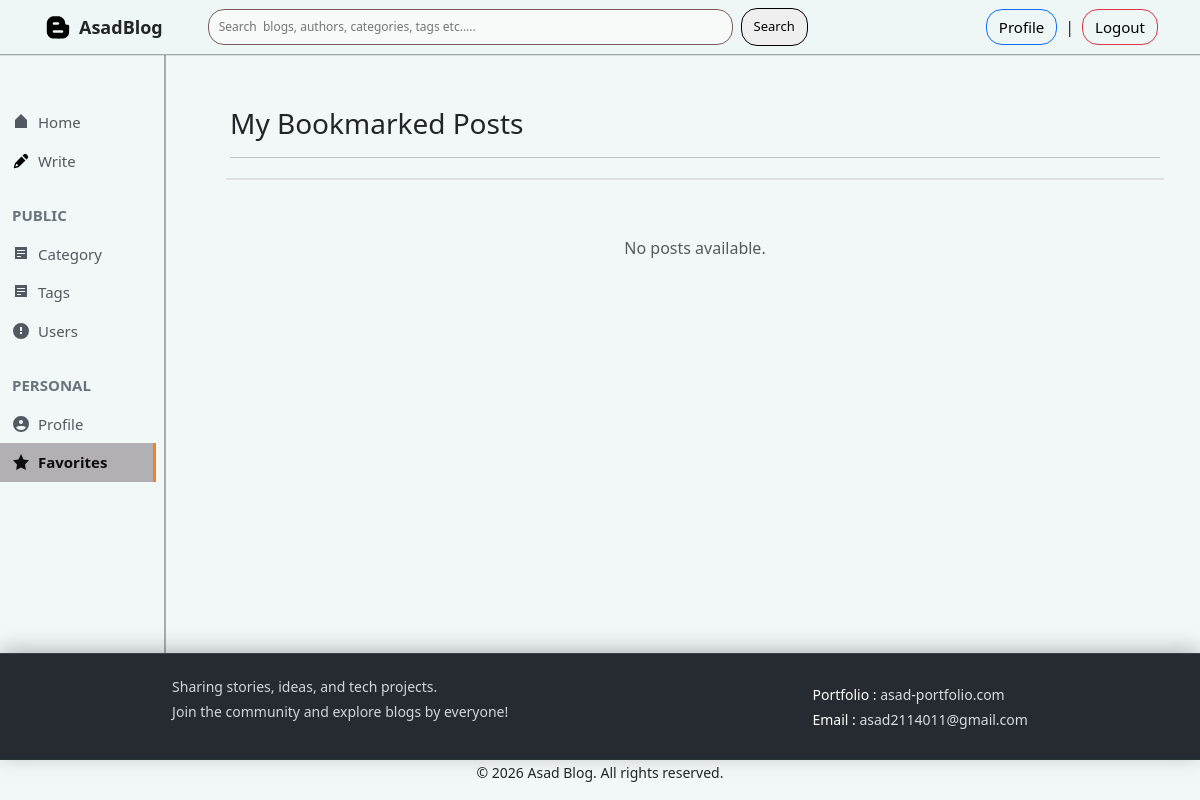
/favourite_posts/ (signed in), run on an earlier commit of the app's database.
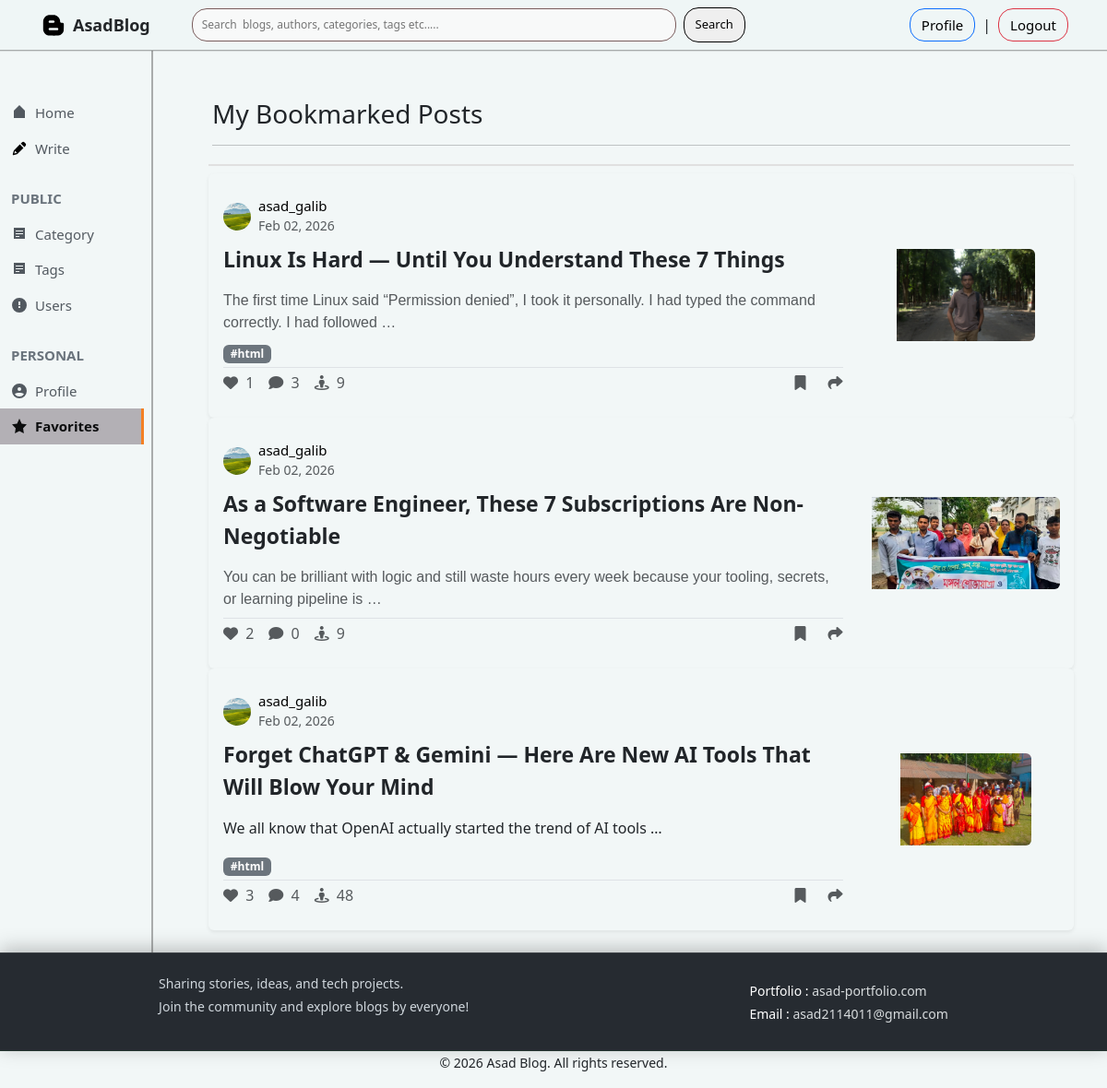
And on a later commit of the database.
### posts/models.py (models this page shows, shortened)
class Bookmark(models.Model):
    post=models.ForeignKey(Post,on_delete=models.CASCADE,related_name='bookmarks')
    user=models.ForeignKey(Author,on_delete=models.CASCADE,related_name='bookmarks_user')
    created_at=models.DateTimeField(auto_now_add=True)
    class Meta:
        unique_together=('post','user')
        ordering=['-created_at']

class Post(models.Model):
    title=models.CharField(max_length=200)
    slug=models.SlugField(max_length=250,unique=True,blank=True)
    content=HTMLField()
    post_image=models.ImageField(upload_to='posts/',blank=True,null=True)
    view_count=models.PositiveIntegerField(default=0)
    catagory=models.ForeignKey(catagory,on_delete=models.PROTECT,related_name='posts')
    author=models.ForeignKey(Author,on_delete=models.CASCADE,related_name='posts')
    tags=models.ManyToManyField(Tag,blank=True,related_name='posts')
    created_at=models.DateTimeField(auto_now_add=True)
    updated_at=models.DateTimeField(auto_now=True)
    class Meta:
        ordering=['-created_at']

### author/models.py (models this page shows, shortened)
class Author(models.Model):
    user=models.OneToOneField(User,on_delete=models.CASCADE,related_name="author_profile")
    name=models.CharField(max_length=100)
    slug=models.SlugField(max_length=120,unique=True,blank=True)
    bio=models.TextField()
    email=models.EmailField(max_length=100)
    profile_image=models.ImageField(upload_to='authors/',blank=True,null=True)
    created_at=models.DateTimeField(auto_now_add=True)

### catagories/models.py (models this page shows, shortened)
class Tag(models.Model):
    name=models.CharField(max_length=50,unique=True)
    slug=models.SlugField(max_length=60,unique=True,blank=True)
    created_at=models.DateTimeField(auto_now_add=True)
    class Meta:
        ordering=['name']

### blog_project/views.py (the view)
# urls.py: path('favourite_posts/',views.favourites,name='favourite_posts'),
@login_required
def favourites(request):
    author=request.user.author_profile
    bookmarks=Bookmark.objects.filter(user=author).select_related('post__author', 'post__catagory').prefetch_related('post__tags')
    paginator=Paginator(bookmarks, 5)
    page_num=request.GET.get('page')
    page_obj=paginator.get_page(page_num)
    context={
        'data':page_obj,
        'page_obj':page_obj,
    }
    return render(request,'favourites.html',context)

### templates/favourites.html (shortened to what the changed rows need)
{% extends 'base.html' %}
{% load static %}
{% block content %}
<div class="home-container m-0">
    <div class="container-fluid py-4">
        <div class="row">
            <div class="col-12">
                {% for bookmark in data %}
                <div class="card shadow-sm border-0 post-card" style="padding: 10px 0px; background-color: #f2f7f7;">
                    <div class="row g-0">
                        {% if bookmark.post.post_image %}
                        <div class="col-md-9">
                            {% else %}
                            <div class="col-md-12">
                                {% endif %}
                                <div class="card-body p-3">
                                    <div class="post-header d-flex justify-content-between">
                                        <div class="d-flex align-items-center mb-2">
                                            {% if bookmark.user.profile_image %}
                                            <img src="{{ bookmark.user.profile_image.url }}" class="rounded-circle me-2"
                                                alt="{{ post.author.name }}" width="30" height="30"
                                                style="object-fit: cover;">
                                            {% else %}
                                            <div class="rounded-circle bg-primary text-white d-flex align-items-center justify-content-center me-2"
                                                style="width: 30px; height: 30px; font-weight: bold;">
                                                {{ bookmark.post.author.name|first|upper }}
                                            </div>
                                            {% endif %}
                                            <div>
                                                <a href="#" style="text-decoration: none; color: black;">
                                                    <h6 class="mb-0" style="font-size: 15px;">{{ bookmark.post.author.name }}
                                                    </h6>
                                                </a>
                                                <small class="text-muted">
                                                    {{bookmark.post.created_at|date:'M d, Y'}}
                                                </small>
                                            </div>
                                        </div>
                                    </div>
                                    <div class=" mb-2">
                                        <div class="d-flex align-items-center justify-content-between gap-1 ">
                                            <a href="{% url 'post_details' bookmark.post.slug %}"
                                                class="text-decoration-none text-dark card-title "
                                                style="font-size: 23px; font-weight: bold;">
                                                {{ bookmark.post.title }}
                                            </a>
                                        </div>
                                    </div>
                                    <p class="card-text text-muted mb-2"
                                        style="font-family: Arial, Helvetica, sans-serif;">
                                        {{bookmark.post.content|safe|truncatewords_html:20}}
                                    </p>
                                    <div class="mb-1">
                                        {% for tag in bookmark.post.tags.all %}
                                        <span class="badge bg-secondary me-1">#{{ tag.name }}</span>
                                        {% endfor %}
                                    </div>
                                    <div class="d-flex justify-content-between align-items-center pt-1 border-top">
                                        <div class="d-flex gap-3">
                                            <a href="{% url 'post_details' bookmark.post.slug%}"
                                                class="text-decoration-none text-muted interaction-link like-btn">
                                                <i class="fa-solid fa-heart"></i>
                                                <span class="ms-1">{{ bookmark.post.likes.count }}</span>
                                            </a>
                                            <a href="{% url 'post_details' bookmark.post.slug%}"
                                                class="text-decoration-none text-muted interaction-link comment-btn">
                                                <i class="fa-solid fa-comment"></i>
                                                <span class="ms-1">{{ bookmark.post.comments.count }}</span>
                                            </a>
                                            <a href="{% url 'post_details' bookmark.post.slug%}" class="text-muted text-decoration-none view-btn">
                                                <i class="fa-solid fa-street-view"></i>
                                                <span class="ms-1">{{ bookmark.post.view_count }}</span>
                                            </a>
                                        </div>
                                        <div class="d-flex gap-4">
                                            <a href="{% url 'post_details' bookmark.post.slug%}" class="text-decoration-none text-muted interaction-link bookmark-btn">
                                                <i class="fa-solid fa-bookmark"></i>
                                            </a>
                                            <div class="dropdown">
                                                <a href="#" class="text-decoration-none text-muted interaction-link share-btn"
                                                    data-bs-toggle="dropdown" aria-expanded="false">
                                                    <i class="fa-solid fa-share"></i>
                                                </a>
                                            </div>
                                        </div>
                                    </div>
                                </div>
                            </div>
                            {% if bookmark.post.post_image %}
                            <div class="col-md-3 d-flex align-items-center justify-content-center post_image_lg">
                                <img src="{{ bookmark.post.post_image.url }}" class="img-fluid rounded-end  object-fit-cover"
                                    alt="No image" style="max-height: 100px; min-height: 100px;">
                            </div>
                            {% endif %}
                        </div>
                    </div>
                    {% empty %}
                    <div class="text-center py-5">
                        <p class="text-muted">No posts available{% if selected_category %} in this category{% endif %}.
                        </p>
                    </div>
                    {% endfor %}
                </div>
            </div>
        </div>
    </div>
</div>
{% endblock%}

What changed in the data, as far as the page shows it:
added Bookmark: user.profile_image (picture), post.author.name "asad_galib", post.created_at "Feb 02, 2026", post "Linux Is Hard — Until You Understand These 7 Things", post.content "The first time Linux said “Permission denied”, I took it personally. I had typed the command correctly. I had followed …", post.likes.count "1", post.comments.count "3", post.view_count "9", post.post_image (picture)
now on this page (row unchanged): Tag: name "html"
added Bookmark: user.profile_image (picture), post.author.name "asad_galib", post.created_at "Feb 02, 2026", post "As a Software Engineer, These 7 Subscriptions Are Non-Negotiable", post.content "You can be brilliant with logic and still waste hours every week because your tooling, secrets, or learning pipeline is …", post.likes.count "2", post.comments.count "0", post.view_count "9", post.post_image (picture)
added Bookmark: user.profile_image (picture), post.author.name "asad_galib", post.created_at "Feb 02, 2026", post "Forget ChatGPT & Gemini — Here Are New AI Tools That Will Blow Your Mind", post.content "We all know that OpenAI actually started the trend of AI tools …", post.likes.count "3", post.comments.count "4", post.view_count "48", post.post_image (picture)
Also different on the page:
text no longer shown: "No posts available ."
